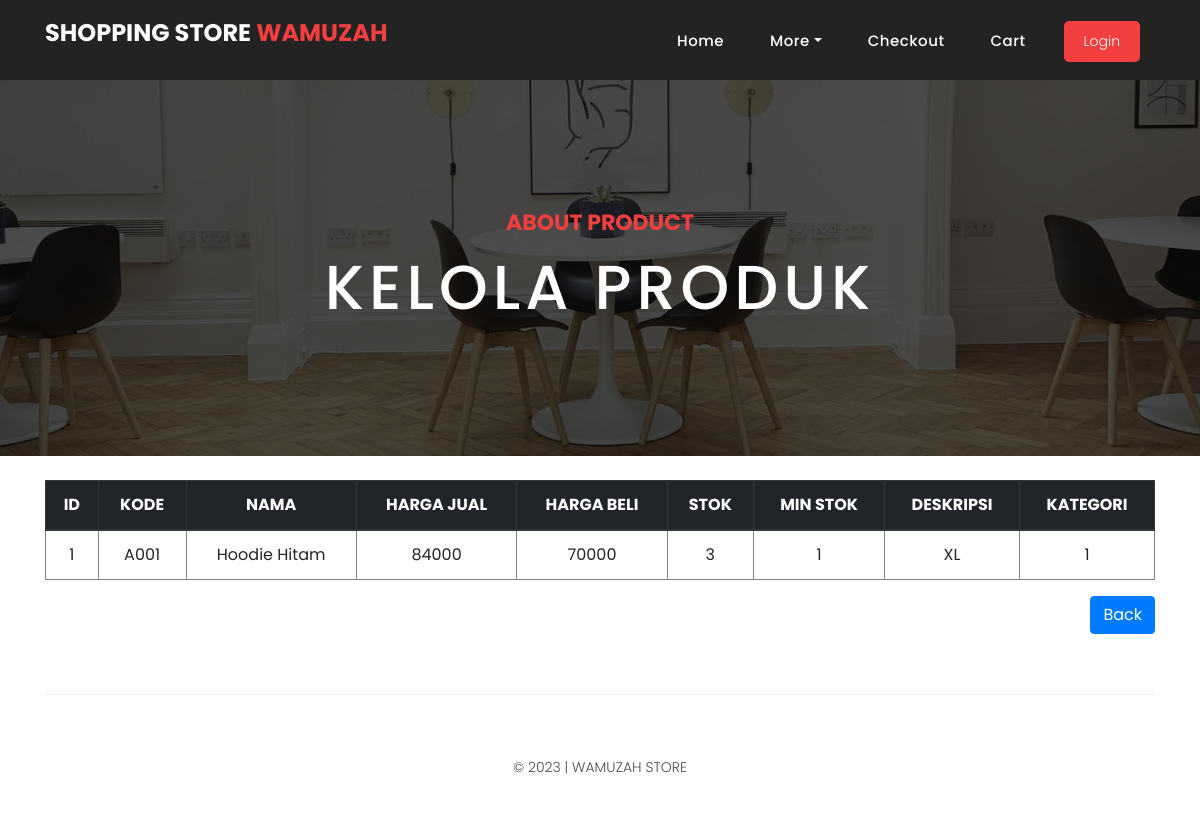
Page /view.php?id=1 on the committed database.
### tables this page shows
CREATE TABLE `produk` (
  `id` int(11) NOT NULL,
  `kode` varchar(45) DEFAULT NULL,
  `nama` varchar(45) DEFAULT NULL,
  `harga_jual` double DEFAULT NULL,
  `harga_beli` double DEFAULT NULL,
  `stok` int(11) DEFAULT NULL,
  `min_stok` int(11) DEFAULT NULL,
  `deskripsi` text DEFAULT NULL,
  `kategori_produk_id` int(11) NOT NULL
);

### view.php (the view, shortened to what this page needs)
<?php
    require_once 'dbkoneksi.php';
    $id = $_GET['id'];
    $sql = "SELECT * FROM produk WHERE id=?";
    $st = $conn->prepare($sql);
    $st->execute([$id]);
    $row = $st->fetch();
?>
<!DOCTYPE html>
<html lang="en">
  <head>
    <link href="vendor/bootstrap/css/bootstrap.min.css" rel="stylesheet">
    <link rel="stylesheet" href="assets/css/fontawesome.css">
    <link rel="stylesheet" href="assets/css/style.css">
    <link rel="stylesheet" href="assets/css/owl.css">
  </head>
  <body>
    <header class="">
      <nav class="navbar navbar-expand-lg">
        <div class="container">
          <a class="navbar-brand" href="index.php"><h2>Shopping Store <em>WAMUZAH</em></h2></a>
          <div class="collapse navbar-collapse" id="navbarResponsive">
            <ul class="navbar-nav ml-auto">
              <li class="nav-item">
                  <a class="nav-link" href="index.php">Home
                  </a>
              </li>
              <li class="nav-item dropdown">
                  <a class="nav-link dropdown-toggle" data-toggle="dropdown" href="#" role="button" aria-haspopup="true" aria-expanded="false">More</a>
              </li>
              <li class="nav-item"><a class="nav-link" href="checkout.php">Checkout</a></li>
              <li class="nav-item"><a class="nav-link" href="product-details.php">Cart</a></li>
              <li class="nav-item"><a class="filled-button mt-1" href="login.php">Login</a></li>
            </ul>
          </div>
        </div>
      </nav>
    </header>
<div class="page-heading about-heading header-text" style="background-image: url(assets/images/heading-3-1920x500.jpg);">
  <div class="container">
    <div class="row">
      <div class="col-md-12">
        <div class="text-content">
          <h4>about product</h4>
          <h2>Kelola Produk</h2>
        </div>
      </div>
    </div>
  </div>
</div>
  <div class="container">
    <div class="row">
      <div class="col-md-12">
        <br>
          <table class="table text-center" border="1">
              <thead class="thead-dark">
                  <tr>
                      <th scope="col">ID</th>
                      <th scope="col">KODE</th>
                      <th scope="col">NAMA</th>
                      <th scope="col">HARGA JUAL</th>
                      <th scope="col">HARGA BELI</th>
                      <th scope="col">STOK</th>
                      <th scope="col">MIN STOK</th>
                      <th scope="col">DESKRIPSI</th>
                      <th scope="col">KATEGORI</th>
                  </tr>
              </thead>
              <tbody>
                  <tr>
                      <td><?=$row['id']?></td>
                      <td><?=$row['kode']?></td>
                      <td><?=$row['nama']?></td>
                      <td><?=$row['harga_jual']?></td>
                      <td><?=$row['harga_beli']?></td>
                      <td><?=$row['stok']?></td>
                      <td><?=$row['min_stok']?></td>
                      <td><?=$row['deskripsi']?></td>
                      <td><?=$row['kategori_produk_id']?></td>
                  </tr>
              </tbody>
          </table>
          <div class="clearfix">
              <a href="kelolaProduk.php"><button type="button" class="btn btn-primary pull-right">Back</button></a>
          </div>
        </div>
      </div>
    </div>
    <footer>
      <div class="container">
        <div class="row">
          <div class="col-md-12">
            <div class="inner-content">
              <p>© 2023 | WAMUZAH Store</p>
            </div>
          </div>
        </div>
      </div>
    </footer>
  </body>
</html>

### assets/css/style.css (style rules this page uses)
body { font-family: 'Poppins', sans-serif; overflow-x: hidden; text-rendering: optimizeLegibility; -webkit-font-smoothing: antialiased; -moz-osx-font-smoothing: grayscale; }
p { margin-bottom: 0px; font-size: 14px; font-weight: 300; color: #4a4a4a; line-height: 24px; }
a { text-decoration: none!important; }
ul { padding: 0; margin: 0; list-style: none; }
h1,h2,h3,h4,h5,h6 { margin: 0px; }
a.filled-button { background-color: #f33f3f; color: #fff; font-size: 14px; text-transform: capitalize; font-weight: 300; padding: 10px 20px; border-radius: 5px; display: inline-block; transition: all 0.3s; }
.page-heading { padding: 210px 0px 130px 0px; text-align: center; background-position: center center; background-repeat: no-repeat; background-size: cover; }
.page-heading .text-content h4 { color: #f33f3f; font-size: 22px; text-transform: uppercase; font-weight: 700; margin-bottom: 15px; }
.page-heading .text-content h2 { color: #fff; font-size: 62px; text-transform: uppercase; letter-spacing: 5px; }
header { position: absolute; z-index: 99999; width: 100%; height: 80px; background-color: #232323; -webkit-transition: all 0.3s ease-in-out 0s; -moz-transition: all 0.3s ease-in-out 0s; -o-transition: all 0.3s ease-in-out 0s; transition: all 0.3s ease-in-out 0s; }
header .navbar { padding: 17px 0px; }
.navbar .navbar-brand { float: left; margin-top: -12px; outline: none; }
.navbar .navbar-brand h2 { color: #fff; text-transform: uppercase; font-size: 24px; font-weight: 700; -webkit-transition: all .3s ease 0s; -moz-transition: all .3s ease 0s; -o-transition: all .3s ease 0s; transition: all .3s ease 0s; }
.navbar .navbar-brand h2 em { font-style: normal; color: #f33f3f; }
#navbarResponsive { z-index: 999; }
.navbar-collapse { text-align: center; }
.navbar .navbar-nav .nav-item { margin: 0px 15px; }
.navbar .navbar-nav a.nav-link { text-transform: capitalize; font-size: 15px; font-weight: 500; letter-spacing: 0.5px; color: #fff; transition: all 0.5s; margin-top: 5px; }
footer { text-align: center; }
footer .inner-content { border-top: 1px solid #eee; margin-top: 60px; padding: 60px 0px; }
footer .inner-content p { text-transform: uppercase; }
.page-heading { position:relative; }
.page-heading:before { content:''; position:absolute; top:0; left:0; bottom:0; right:0; background-color:rgba(0,0,0,.7); }
.page-heading .container { position:relative; z-index: 2; }

### rows in the picture
produk: id "1", kode "A001", nama "Hoodie Hitam", harga_jual "84000", harga_beli "70000", stok "3", min_stok "1", deskripsi "XL", kategori_produk "1"
